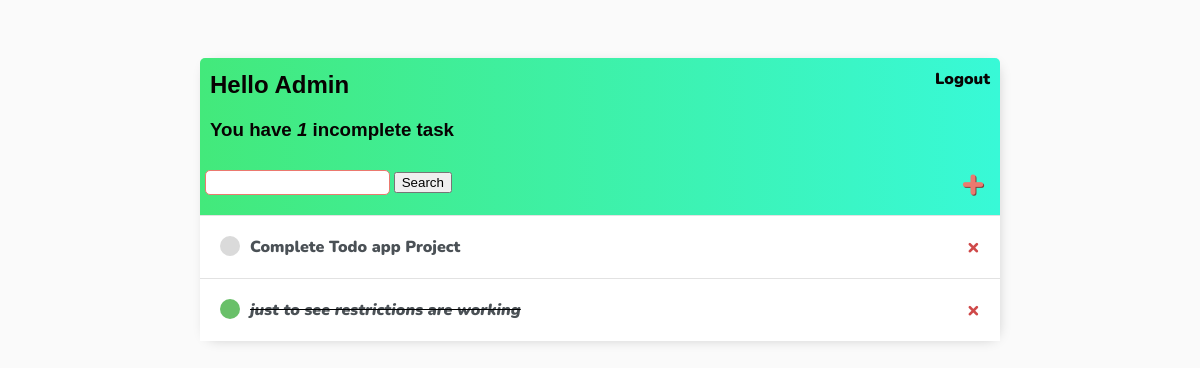
The app's page / (signed in) with its own data.
### base/models.py (models this page shows)
class Task(models.Model):
    user = models.ForeignKey(User, on_delete = models.CASCADE, null= True, blank= True)
    title = models.CharField(max_length=220)
    description = models.TextField(null=True, blank=True)
    complete = models.BooleanField(default = False)
    created = models.DateTimeField(auto_now_add=True)
    def __str__(self):
        return self.title
    class Meta:
        ordering = ['complete']

### base/views.py (the view)
# urls.py: path('', TaskList.as_view(), name = 'tasks'),
class TaskList(LoginRequiredMixin, ListView):
    model = Task
    context_object_name = 'tasks'
    template_name = 'base/tasks.html'
    def get_context_data(self, **kwargs):
        context = super().get_context_data(**kwargs)
        context["tasks"] = context['tasks'].filter(user = self.request.user)
        context['count'] = context['tasks'].filter(complete = False).count()
        search_item = self.request.GET.get('search-item') or ''
        if search_item:
            context['tasks'] = context['tasks'].filter(title__startswith=search_item)
            context['search_item'] = search_item
        return context

### base/templates/base/tasks.html
{% extends 'base/main.html' %} {% block content %}
<div class="header-bar">
  <div>
    <h2 style="margin-top:3px">Hello {{request.user|title}}</h1>
      <h3 style="margin: 0">
        You have <i>{{count}}</i> incomplete task{{count|pluralize:"s"}}
      </h3>
  </div>
  {%if request.user.is_authenticated%}
  <a href=" {% url 'logout'%}">Logout</a>
  {% else %}
  <a href="{% url 'login'%}">Login</a>
  {%endif%}
</div>
<div id="search-add-task-wrapper">
    <form method="GET">
      <input type="text" name="search-item" value="{{search_item}}" />
      <input type="submit" value="Search" />
    </form>
    <a id = "add-task-link" href="{%url 'task-create'%}">&#43</a>
</div>
<div class="task-items-wrapper">
  {% for task in tasks %}
  <div class="task-wrapper">
    {% if task.complete %}
    <div class="task-title">
        <div class="task-complete-icon"></div>
        <i><s><a href="{%url 'task-update' task.id%}"> {{task}}</a></s></i>
    </div>
    <a href="{%url 'task-delete' task.id%}" class="task-delete-link">&#215;</a>
    {% else %}
    <div class="task-title">
        <div class="task-incomplete-icon"></div>
        <a href="{%url 'task-update' task.id%}"> {{task}}</a>
    </div>
    <a href="{%url 'task-delete' task.id%}" class="task-delete-link">&#215;</a>
    {% endif %}
  </div>
  {% endfor %}
</div>
{% endblock content%}

### base/templates/base/main.html (style rules this page uses)
body { font-family: 'Nunito', sans-serif; background-color: #FAFAFA; padding-top: 50px; }
h1,h2,h3,h4,h5,h6 { font-family: 'Raleway', sans-serif; }
a,p { color:#010305; font-weight: 900; }
.header-bar { display: flex; justify-content: space-between; color: rgb(7, 2, 2); padding: 10px; border-radius: 5px 5px 0 0; background-image: linear-gradient(to right, #43e97b 0%, #38f9d7 100%); }
.header-bar a { color:rgb(8, 4, 4); text-decoration: none; }
.task-wrapper { display: flex; align-items: center; justify-content: space-between; padding:20px; background-color: #fff; border-top: 1px solid rgb(226, 226, 226); }
.task-title { display:flex; }
.task-title a { text-decoration: none; color:#4b5156; margin-left:10px; }
.task-complete-icon { height:20px; width:20px; background-color: rgb(105,192,105); border-radius: 50%; }
.task-incomplete-icon { height:20px; width:20px; background-color: rgb(218,218,218); border-radius: 50%; }
.task-delete-link { text-decoration: none; font-weight: 900; color:#cf4949; font-size:22px; line-height:0; }
#search-add-task-wrapper { display: flex; justify-content: space-between; align-items: center; padding:5px; }
#add-task-link { color:#EB796F; margin-right: 10px; text-decoration: none; font-size: 40px; text-shadow: 1px 1px #81413b; }
input[type=text],input[type=password],textarea { border:1px solid #EB796F; border-radius:5px; padding:4px; width:70%; }

### records on screen
Task: title "Complete Todo app Project"
Task: title "just to see restrictions are working"

### other values on screen
{{ request.user|title }} "Admin"
{{ count }} "1"
